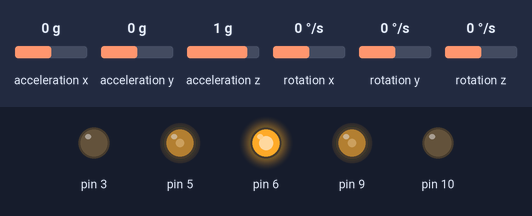
The sketch below on a simulated Arduino Uno, built with avr-gcc and run on an emulated ATmega328P. On the bench: output pins drawn as LEDs (lit = HIGH). Wiring (inferred from the names in the program): MPU-6050 motion sensor at I2C address 0x68. Inputs (shaded band) come from the test bench; at power-on: rotation x 0 °/s, acceleration y 0 g, acceleration z 1 g, acceleration x 0 g, rotation y 0 °/s, rotation z 0 °/s. What the sketch prints to the serial monitor is not drawn.

Above: at 1.3 s.
1.4 s: rotation x set to 100 °/s
4.4 s: acceleration y set to -1.4 g
At 5.3 s:
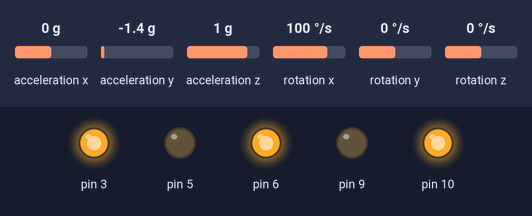
5.9 s: acceleration y set to 0.1 g
At 7.1 s:
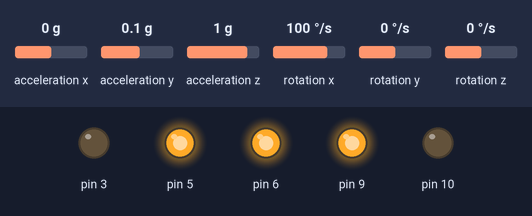
8.9 s: acceleration y set to -0.1 g
At 9.35 s:
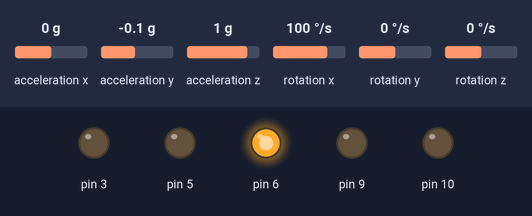
11.9 s: acceleration z set to 1.4 g
14.9 s: acceleration y set to 0 g
At 19.0 s:
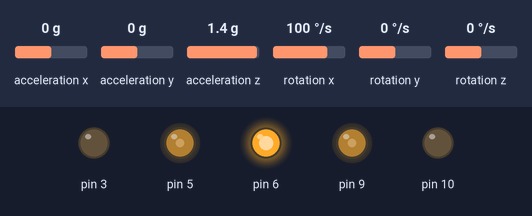
Timing chart, 0 to 21.0 s (numbered marks = the images above; inputs shaded):
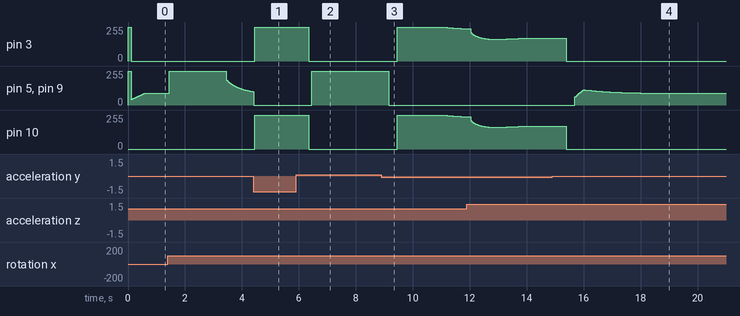

The sketch:

Balancing_Kalaman.ino.ino
```cpp
#include <Wire.h>
#include <Kalman.h>
/*******************MPU6050 KALMAN FILTER VARIABLES*********************/
#define RESTRICT_PITCH
Kalman kalmanX;
Kalman kalmanY;

/* IMU Data */
double accX, accY, accZ;
double gyroX, gyroY, gyroZ;
int16_t tempRaw;

double gyroXangle, gyroYangle; // Angle calculate using the gyro only
double compAngleX, compAngleY; // Calculated angle using a complementary filter
double kalAngleX, kalAngleY; // Calculated angle using a Kalman filter

uint32_t timer;
uint8_t i2cData[14]; // Buffer for I2C data

/*******************PID VARIABLES*********************/
float refAngle = -1;
double error=0, errsum=0, errprev=0, errdiff=0;
//float kp=40, ki=0.5, kd=1.5, pid;
float kp=40, ki=0.5, kd=1.5, pid;
//float kp=40, ki=0.5, kd=1, pid;
int max_speed=255;
void setup() {
  Serial.begin(115200);
  Wire.begin();
  pinMode(9, OUTPUT);
  pinMode(3, OUTPUT);
  pinMode(5, OUTPUT);
  pinMode(6, OUTPUT);

  digitalWrite(3, HIGH);
  digitalWrite(9, HIGH);
  digitalWrite(5, HIGH);
  digitalWrite(6, HIGH);
#if ARDUINO >= 157
  Wire.setClock(400000UL); // Set I2C frequency to 400kHz
#else
  TWBR = ((F_CPU / 400000UL) - 16) / 2; // Set I2C frequency to 400kHz
#endif

  i2cData[0] = 7; // Set the sample rate to 1000Hz - 8kHz/(7+1) = 1000Hz
  i2cData[1] = 0x00; // Disable FSYNC and set 260 Hz Acc filtering, 256 Hz Gyro filtering, 8 KHz sampling
  i2cData[2] = 0x00; // Set Gyro Full Scale Range to ±250deg/s
  i2cData[3] = 0x00; // Set Accelerometer Full Scale Range to ±2g
  while (i2cWrite(0x19, i2cData, 4, false)); // Write to all four registers at once
  while (i2cWrite(0x6B, 0x01, true)); // PLL with X axis gyroscope reference and disable sleep mode

  while (i2cRead(0x75, i2cData, 1));
  if (i2cData[0] != 0x68) { // Read "WHO_AM_I" register
    Serial.print(F("Error reading sensor"));
    while (1);
  }

  delay(100); // Wait for sensor to stabilize

  /* Set kalman and gyro starting angle */
  while (i2cRead(0x3B, i2cData, 6));
  accX = (i2cData[0] << 8) | i2cData[1];
  accY = (i2cData[2] << 8) | i2cData[3];
  accZ = (i2cData[4] << 8) | i2cData[5];

  // Source: http://www.freescale.com/files/sensors/doc/app_note/AN3461.pdf eq. 25 and eq. 26
  // atan2 outputs the value of -π to π (radians) - see http://en.wikipedia.org/wiki/Atan2
  // It is then converted from radians to degrees
#ifdef RESTRICT_PITCH // Eq. 25 and 26
  double roll  = atan2(accY, accZ) * RAD_TO_DEG;
  double pitch = atan(-accX / sqrt(accY * accY + accZ * accZ)) * RAD_TO_DEG;
#else // Eq. 28 and 29
  double roll  = atan(accY / sqrt(accX * accX + accZ * accZ)) * RAD_TO_DEG;
  double pitch = atan2(-accX, accZ) * RAD_TO_DEG;
#endif

  kalmanX.setAngle(roll); // Set starting angle
  kalmanY.setAngle(pitch);
  gyroXangle = roll;
  gyroYangle = pitch;
  compAngleX = roll;
  compAngleY = pitch;

  timer = micros();
}

void loop() {
  /**************KALMAN FILTER PART STARTS*********************/
  /* Update all the values */
  while (i2cRead(0x3B, i2cData, 14));
  accX = ((i2cData[0] << 8) | i2cData[1]);
  accY = ((i2cData[2] << 8) | i2cData[3]);
  accZ = ((i2cData[4] << 8) | i2cData[5]);
  tempRaw = (i2cData[6] << 8) | i2cData[7];
  gyroX = (i2cData[8] << 8) | i2cData[9];
  gyroY = (i2cData[10] << 8) | i2cData[11];
  gyroZ = (i2cData[12] << 8) | i2cData[13];

  double dt = (double)(micros() - timer) / 1000000; // Calculate delta time
  timer = micros();

  // Source: http://www.freescale.com/files/sensors/doc/app_note/AN3461.pdf eq. 25 and eq. 26
  // atan2 outputs the value of -π to π (radians) - see http://en.wikipedia.org/wiki/Atan2
  // It is then converted from radians to degrees
#ifdef RESTRICT_PITCH // Eq. 25 and 26
  double roll  = atan2(accY, accZ) * RAD_TO_DEG;
  double pitch = atan(-accX / sqrt(accY * accY + accZ * accZ)) * RAD_TO_DEG;
#else // Eq. 28 and 29
  double roll  = atan(accY / sqrt(accX * accX + accZ * accZ)) * RAD_TO_DEG;
  double pitch = atan2(-accX, accZ) * RAD_TO_DEG;
#endif

  double gyroXrate = gyroX / 131.0; // Convert to deg/s
  double gyroYrate = gyroY / 131.0; // Convert to deg/s

#ifdef RESTRICT_PITCH
  // This fixes the transition problem when the accelerometer angle jumps between -180 and 180 degrees
  if ((roll < -90 && kalAngleX > 90) || (roll > 90 && kalAngleX < -90)) {
    kalmanX.setAngle(roll);
    compAngleX = roll;
    kalAngleX = roll;
    gyroXangle = roll;
  } else
    kalAngleX = kalmanX.getAngle(roll, gyroXrate, dt); // Calculate the angle using a Kalman filter

  if (abs(kalAngleX) > 90)
    gyroYrate = -gyroYrate; // Invert rate, so it fits the restriced accelerometer reading
  kalAngleY = kalmanY.getAngle(pitch, gyroYrate, dt);
#else
  // This fixes the transition problem when the accelerometer angle jumps between -180 and 180 degrees
  if ((pitch < -90 && kalAngleY > 90) || (pitch > 90 && kalAngleY < -90)) {
    kalmanY.setAngle(pitch);
    compAngleY = pitch;
    kalAngleY = pitch;
    gyroYangle = pitch;
  } else
    kalAngleY = kalmanY.getAngle(pitch, gyroYrate, dt); // Calculate the angle using a Kalman filter

  if (abs(kalAngleY) > 90)
    gyroXrate = -gyroXrate; // Invert rate, so it fits the restriced accelerometer reading
  kalAngleX = kalmanX.getAngle(roll, gyroXrate, dt); // Calculate the angle using a Kalman filter
#endif

  gyroXangle += gyroXrate * dt; // Calculate gyro angle without any filter
  gyroYangle += gyroYrate * dt;
  //gyroXangle += kalmanX.getRate() * dt; // Calculate gyro angle using the unbiased rate
  //gyroYangle += kalmanY.getRate() * dt;

  compAngleX = 0.93 * (compAngleX + gyroXrate * dt) + 0.07 * roll; // Calculate the angle using a Complimentary filter
  compAngleY = 0.93 * (compAngleY + gyroYrate * dt) + 0.07 * pitch;

  // Reset the gyro angle when it has drifted too much
  if (gyroXangle < -180 || gyroXangle > 180)
    gyroXangle = kalAngleX;
  if (gyroYangle < -180 || gyroYangle > 180)
    gyroYangle = kalAngleY;

  //Serial.print(gyroXangle); Serial.print("\t");
  Serial.print(compAngleX); Serial.print("\t");
  Serial.print(kalAngleX); Serial.print("\t");

  delay(2);
/***********************KALMAN FILTER PART ENDS****************************/
  error = kalAngleX - refAngle;
  errdiff = error - errprev;
  errsum += error;

  if(errsum > 100)
    errsum = 100;

  else if(errsum < -100)
    errsum = -100;
Serial.print(pid);
  pid = kp*error + ki*errsum + kd*errdiff;

  Serial.print("\r\n");
  errprev = error;

  if(pid > 0)
  {
    if(pid > max_speed)
      pid = max_speed;
    analogWrite(5, pid);
    analogWrite(3, 0);
    analogWrite(9, pid);
    analogWrite(10, 0);
  }

  else
  {
    if(pid < -max_speed)
      pid = -max_speed;
    analogWrite(5, 0);
    analogWrite(3, -pid);
    analogWrite(9, 0);
    analogWrite(10, -pid);
  }

}
```

I2C.ino
```cpp
// (licence header left out)
const uint8_t IMUAddress = 0x68; // AD0 is logic low on the PCB
const uint16_t I2C_TIMEOUT = 1000; // Used to check for errors in I2C communication

uint8_t i2cWrite(uint8_t registerAddress, uint8_t data, bool sendStop) {
  return i2cWrite(registerAddress, &data, 1, sendStop); // Returns 0 on success
}

uint8_t i2cWrite(uint8_t registerAddress, uint8_t *data, uint8_t length, bool sendStop) {
  Wire.beginTransmission(IMUAddress);
  Wire.write(registerAddress);
  Wire.write(data, length);
  uint8_t rcode = Wire.endTransmission(sendStop); // Returns 0 on success
  if (rcode) {
    Serial.print(F("i2cWrite failed: "));
    Serial.println(rcode);
  }
  return rcode; // See: http://arduino.cc/en/Reference/WireEndTransmission
}

uint8_t i2cRead(uint8_t registerAddress, uint8_t *data, uint8_t nbytes) {
  uint32_t timeOutTimer;
  Wire.beginTransmission(IMUAddress);
  Wire.write(registerAddress);
  uint8_t rcode = Wire.endTransmission(false); // Don't release the bus
  if (rcode) {
    Serial.print(F("i2cRead failed: "));
    Serial.println(rcode);
    return rcode; // See: http://arduino.cc/en/Reference/WireEndTransmission
  }
  Wire.requestFrom(IMUAddress, nbytes, (uint8_t)true); // Send a repeated start and then release the bus after reading
  for (uint8_t i = 0; i < nbytes; i++) {
    if (Wire.available())
      data[i] = Wire.read();
    else {
      timeOutTimer = micros();
      while (((micros() - timeOutTimer) < I2C_TIMEOUT) && !Wire.available());
      if (Wire.available())
        data[i] = Wire.read();
      else {
        Serial.println(F("i2cRead timeout"));
        return 5; // This error value is not already taken by endTransmission
      }
    }
  }
  return 0; // Success
}
```

Measured:
- after the input at 4.4 s, pin 3, pin 10: 0/255 → 255/255 after 0.05 s
- after the input at 5.9 s, pin 3, pin 10: 255/255 → 0/255 after 0.45 s; pin 5, pin 9: 0/255 → 255/255 after 0.56 s
- after the input at 8.9 s, pin 5, pin 9: 255/255 → 0/255 after 0.26 s
- after the input at 14.9 s, pin 3, pin 10: 172/255 → 0/255 after 0.48 s; pin 5, pin 9: rises from 0/255 to 113/255 in 0.31 s, then falls to 89/255 in 3.6 s
